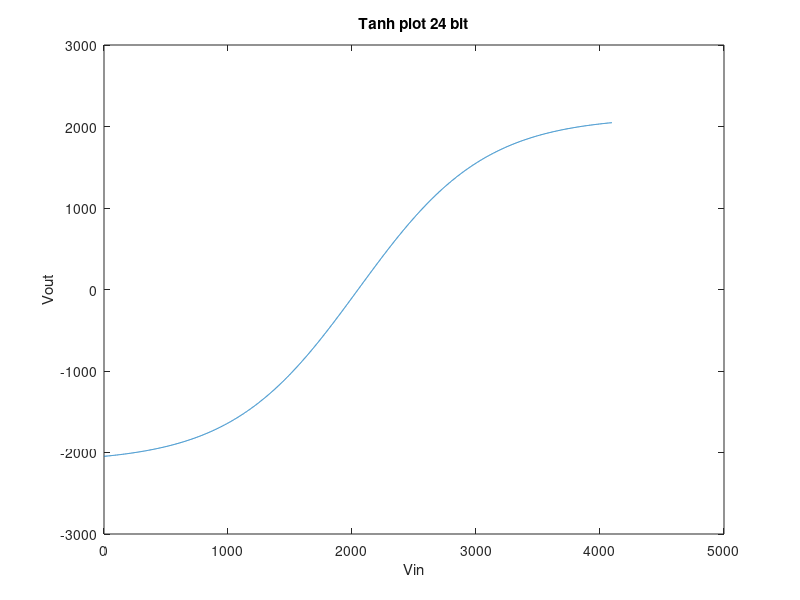

This chart was generated by the following MATLAB code:
num_bits = 12;
num_samples = 2^num_bits;
shape = 4;
output_filename = sprintf("tanh_%dx%d.mif",num_bits,num_samples);

tanh_samples = zeros(num_samples, 1);
span = (-1) * num_samples / 2 -1;

for i = 1:num_samples
    %each value of i is shifted evenly around 0 then scaled to the proper step size
    %shape is a constant multiple that changes the steepness of the graph
    tanh_samples(i) = tanh(shape*(span+i) / num_samples);
endfor

max_val = max(tanh_samples);
scale_factor = num_samples / 2 / max_val - 1;

% 
for i = 1:num_samples
  scaled_samples(i) = round(tanh_samples(i) * scale_factor);
endfor

plot(scaled_samples);
title('Tanh plot 24 bit');
xlabel('Vin');
ylabel('Vout');

function write_to_mif(filename, data, bit_width)
    fid = fopen(filename, 'w');

    for i = 1:length(data)
        bin_str = dec2bin(data(i), bit_width);
        fprintf(fid, '%s\n', bin_str);
    endfor

    fclose(fid);

endfunction

write_to_mif(output_filename, scaled_samples, num_bits);

